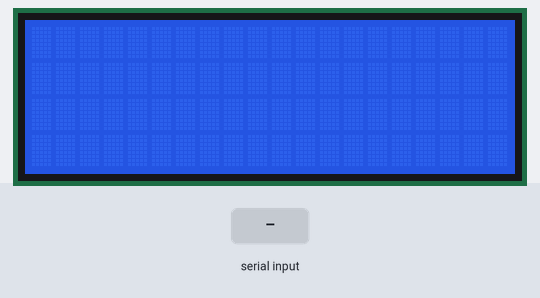
Bench run of a sketch on a simulated Arduino Uno, built with avr-gcc and run on an emulated ATmega328P. On the bench: 20×4 character LCD. Inputs (shaded band) come from the test bench.

Above: at 1.2 s.
1.3 s: "+" received over Serial
At 3.2 s:
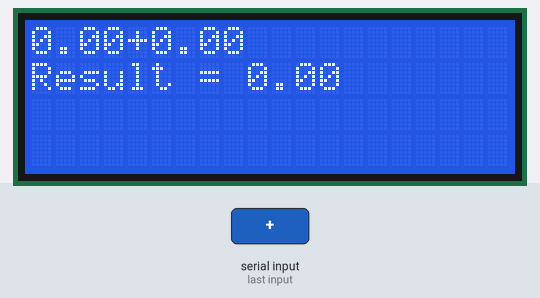
3.8 s: "-" received over Serial
6.3 s: "*" received over Serial
At 8.1 s:
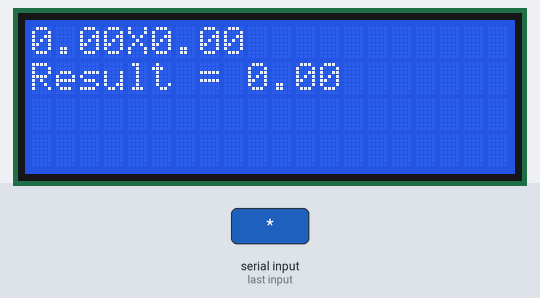
8.8 s: "/" received over Serial
At 11.0 s:
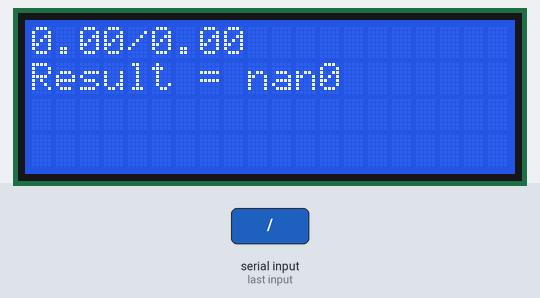
11.3 s: "90/45\n" received over Serial
At 13.2 s:
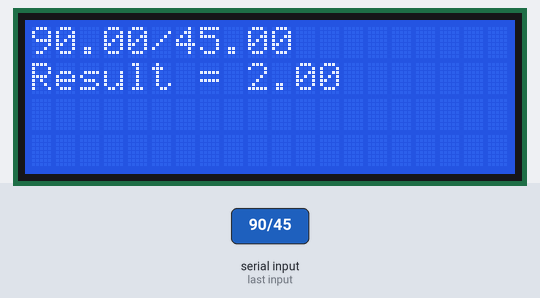
Timing chart, 0 to 14.7 s (numbered marks = the images above; inputs shaded):
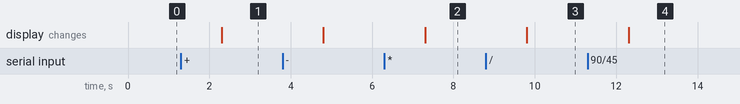

Measured:
- after the input at 1.3 s, the display: changes after 1.0 s (image 1)
- after the input at 6.3 s, the display: changes after 1.0 s (image 2)
- after the input at 8.8 s, the display: changes after 1.0 s (image 3)
- after the input at 11.3 s, the display: changes after 1.0 s (image 4)

The sketch:

serial_input.ino
```cpp
#include<LiquidCrystal.h>
const double rs = 8, en = 9, d4 = 10, d5 = 11, d6 = 12, d7 = 13;
LiquidCrystal lcd(rs, en, d4, d5, d6, d7);
int incomingByte = 0; // for incoming serial data
float f=0,e=0,res1=0,res2=0;
String a,b,c,g;
int d,str_len;
void setup() {
  Serial.begin(115200); // opens serial port, sets data rate to 9600 bps
  lcd.begin(20, 4);
}

void loop() {
  // send data only when you receive data:
  while (Serial.available()) {
 a=Serial.readString();
 str_len = a.length()+1;
 for (int i=0;i<str_len;i++)
 {
    if(a[i]=='+'||a[i]=='-'||a[i]=='*'||a[i]=='/')
    {
      for(int k=0;k<i;k++)
      {
        c+=a[k];
        res1=c.toFloat();
      }
      for(int j=i+1;j<str_len;j++)
      {
       g+= a[j];//save forward in some var
       res2=g.toFloat();
      }
      switch(a[i]){
        case '+':
        f=res1+res2;
        lcd.setCursor(0,0);
        lcd.print(res1);lcd.print("+");lcd.print(res2);
        lcd.setCursor(0,1);
        lcd.print("Result = ");lcd.print(f);
        res1=0,res2=0,f=0;
        break;
        case '-':
        f=res1-res2;
        lcd.setCursor(0,0);
        lcd.print(res1);lcd.print("-");lcd.print(res2);
        lcd.setCursor(0,1);
        lcd.print("Result = ");lcd.print(f);
        //lcd.print("Result ");lcd.print(f);
        res1=0,res2=0,f=0;
        break;
        case '*':
        f=res1*res2;
        lcd.setCursor(0,0);
        lcd.print(res1);lcd.print("X");lcd.print(res2);
      //  lcd.print("Result ");lcd.print(f);
        lcd.setCursor(0,1);
        lcd.print("Result = ");lcd.print(f);
        res1=0,res2=0,f=0;
        break;
        case '/':
        f=res1/res2;
        lcd.setCursor(0,0);
        lcd.print(res1);lcd.print("/");lcd.print(res2);
        lcd.setCursor(0,1);
        lcd.print("Result = ");lcd.print(f);
        res1=0,res2=0,f=0;
        break;
      }
     // lcd.clear();
      g="";c="";
    }

 }
}
}
```
